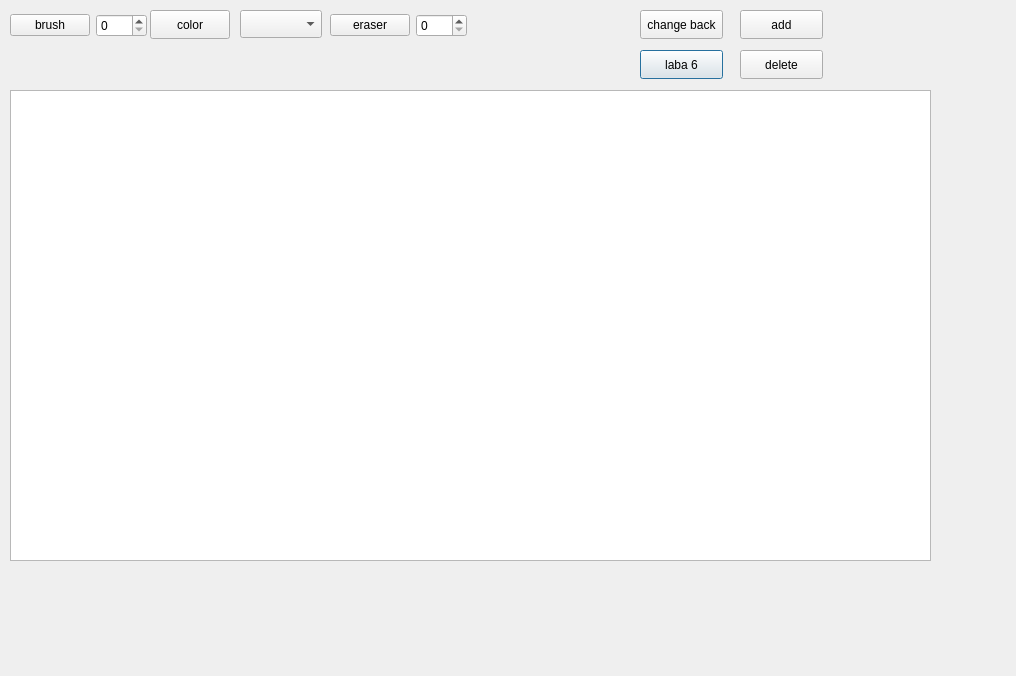
<?xml version="1.0" encoding="UTF-8"?>
<ui version="4.0">
 <class>GraphEditWidget</class>
 <widget class="QDialog" name="GraphEditWidget">
  <property name="geometry">
   <rect>
    <x>0</x>
    <y>0</y>
    <width>1016</width>
    <height>676</height>
   </rect>
  </property>
  <property name="windowTitle">
   <string>Dialog</string>
  </property>
  <widget class="QGraphicsView" name="graphicsView">
   <property name="geometry">
    <rect>
     <x>10</x>
     <y>90</y>
     <width>921</width>
     <height>471</height>
    </rect>
   </property>
  </widget>
  <widget class="QPushButton" name="drawNameButton">
   <property name="geometry">
    <rect>
     <x>640</x>
     <y>50</y>
     <width>83</width>
     <height>29</height>
    </rect>
   </property>
   <property name="text">
    <string>laba 6</string>
   </property>
  </widget>
  <widget class="QPushButton" name="deleteButton">
   <property name="geometry">
    <rect>
     <x>740</x>
     <y>50</y>
     <width>83</width>
     <height>29</height>
    </rect>
   </property>
   <property name="text">
    <string>delete</string>
   </property>
  </widget>
  <widget class="QPushButton" name="colorSelect">
   <property name="geometry">
    <rect>
     <x>150</x>
     <y>10</y>
     <width>80</width>
     <height>29</height>
    </rect>
   </property>
   <property name="text">
    <string>color</string>
   </property>
  </widget>
  <widget class="QPushButton" name="addButton">
   <property name="geometry">
    <rect>
     <x>740</x>
     <y>10</y>
     <width>83</width>
     <height>29</height>
    </rect>
   </property>
   <property name="text">
    <string>add</string>
   </property>
  </widget>
  <widget class="QPushButton" name="backgroundButton">
   <property name="geometry">
    <rect>
     <x>640</x>
     <y>10</y>
     <width>83</width>
     <height>29</height>
    </rect>
   </property>
   <property name="text">
    <string>change back</string>
   </property>
  </widget>
  <widget class="QWidget" name="layoutWidget">
   <property name="geometry">
    <rect>
     <x>10</x>
     <y>10</y>
     <width>137</width>
     <height>31</height>
    </rect>
   </property>
   <layout class="QHBoxLayout" name="horizontalLayout">
    <item>
     <widget class="QPushButton" name="brushButton">
      <property name="text">
       <string>brush</string>
      </property>
     </widget>
    </item>
    <item>
     <widget class="QSpinBox" name="brushSizeSpinBox"/>
    </item>
   </layout>
  </widget>
  <widget class="QWidget" name="layoutWidget">
   <property name="geometry">
    <rect>
     <x>330</x>
     <y>10</y>
     <width>137</width>
     <height>31</height>
    </rect>
   </property>
   <layout class="QHBoxLayout" name="horizontalLayout_3">
    <item>
     <widget class="QPushButton" name="eraserButton">
      <property name="text">
       <string>eraser</string>
      </property>
     </widget>
    </item>
    <item>
     <widget class="QSpinBox" name="eraserSizeSpinBox"/>
    </item>
   </layout>
  </widget>
  <widget class="QComboBox" name="brushStyleComboBox">
   <property name="geometry">
    <rect>
     <x>240</x>
     <y>10</y>
     <width>82</width>
     <height>28</height>
    </rect>
   </property>
  </widget>
 </widget>
 <resources/>
 <connections/>
</ui>
